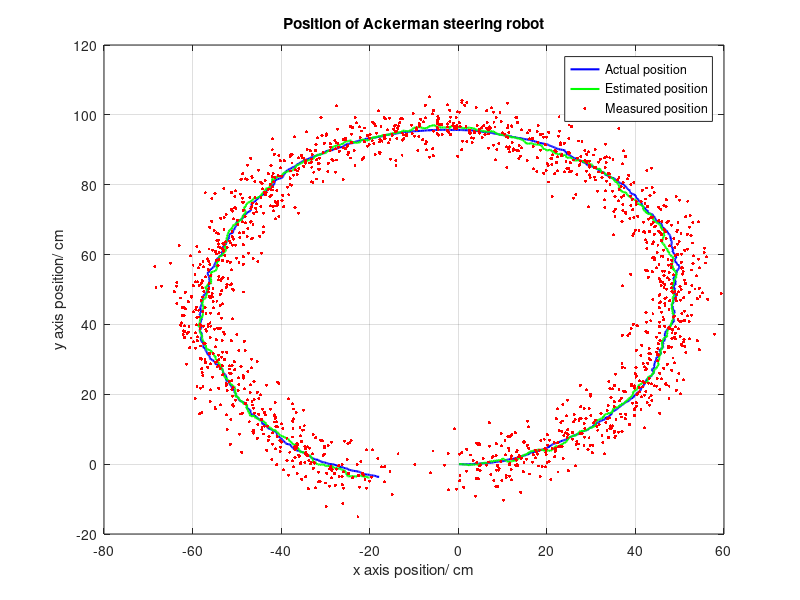
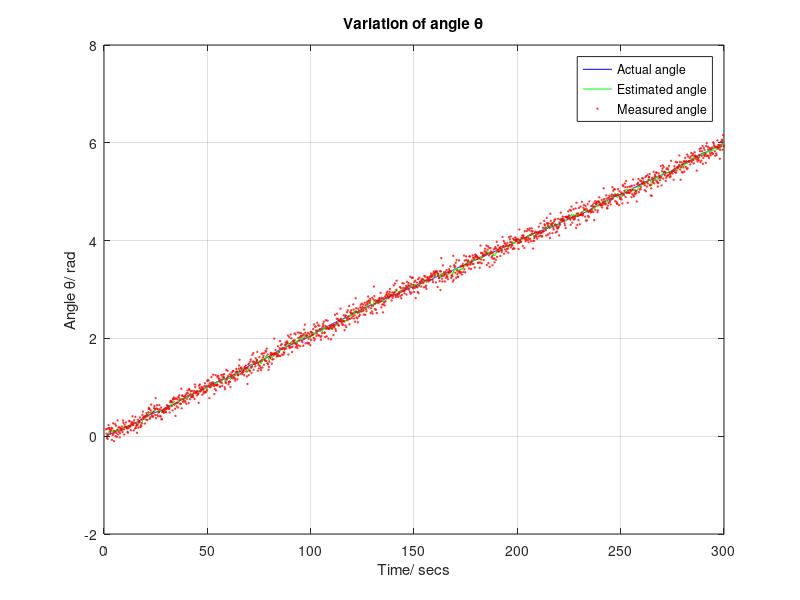
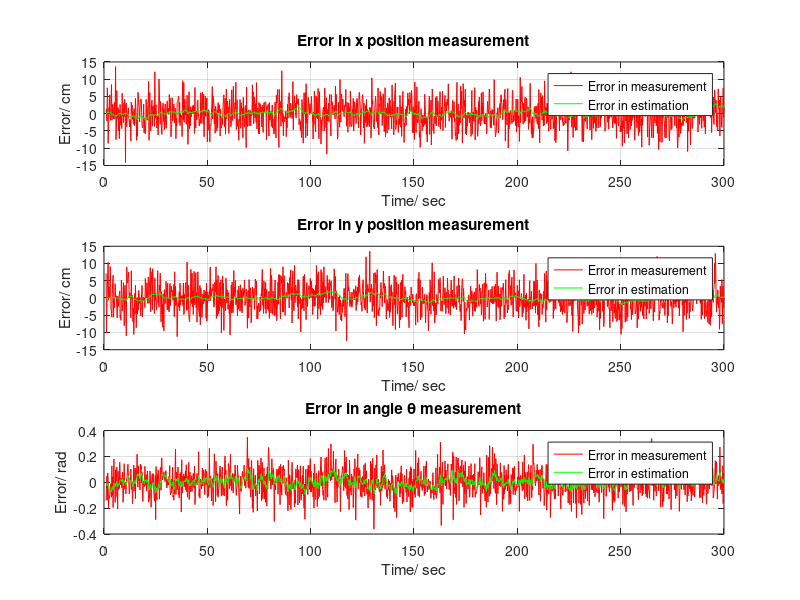

The MATLAB script that drew these images, in order:
clc; clear all;
%%% Ackermann steering model of robot simulation
%%% Inputs 
% dur - Duration of simulation (secs)
% dt - time step (secs)
% phi - angle of turn (radians)
%L = length of robot (cm)
dur = 300;
dt = 0.2;
phi = 0.1;
L = 5;

%Noise parameters
measnois_dis = 4;       %SD of distance Measurement noise
measnois_ang = 0.1;     %SD of angle Measurement noise
velnois = 0.7;             %SD of Velocity input noise
% u = 10;     %Velocity of 10 cm/s

%System model
x = [0;0;0];    %Initial condition
xhat = [0;0;0]; %Initial estimatd
A = eye(3);     %System matrix
B = diag([dt; dt; tan(phi)*dt/L]);    %Input matrix
C = eye(3);     %Output matrix

R = diag([measnois_dis^2, measnois_dis^2, measnois_ang^2]);  %Measurement noise cov mat 
Q = diag([(velnois*dt)^2, (velnois*dt)^2, (velnois*dt)^2*tan(phi)/L]);  %Process noise cov mat
P = Q;      % State/Error covariance matrix

%Plotting parameters
pos = [];
poshat = [];
posmeas = [];

for t = 1:dt:dur
    u = [cos(x(3)); sin(x(3)); 1];
    %Process noisy model
    processnois = velnois* [dt*cos(measnois_ang)*randn; dt*sin(measnois_ang)*randn; dt*tan(phi)*randn/L];
    x = A*x + B*u + processnois;
    
    %Measurement noisy model
    measnois = [measnois_dis*randn; measnois_dis*randn; measnois_ang*randn];
    y = C*x + measnois;
    
    %%% Kalman Filter equations %%%
    
    %% Prediction step
    
    % A priori estimate
    xhat = A*xhat + B*u;   
    % State/Error covariance matrix update
    P = A*P*A' + Q;         
    
    %% Update step
    
    %inverse matrix for Kalman gain
    invmat = C*P*C' + R;    
    %Kalman gain
    K = P*C'*inv(invmat); 
    %Error vec for estimate update
    err_vec = y - C*xhat;   
    %Estimate update
    xhat = xhat + K*(err_vec);
    %Covariance of state matrix
    n = length(K*C);
    P = (eye(n) - K*C)*P;
    
    
    % State updates for plotting
    pos = [pos; x(1), x(2), x(3)];
    poshat = [poshat; xhat(1), xhat(2), xhat(3)];
    posmeas = [posmeas; y(1), y(2), y(3)];
    
end

t = 1:dt:dur;

%Plots
figure();
plot(pos(:,1),pos(:,2),'color',[0, 0, 1],'Linewidth', 1.5)
hold on
plot(poshat(:,1),poshat(:,2),'g-', 'Linewidth', 1.5)
scatter(posmeas(:,1), posmeas(:,2),5,'r','filled')
legend('Actual position', 'Estimated position','Measured position');
xlabel('x axis position/ cm');
ylabel('y axis position/ cm');
title('Position of Ackerman steering robot')
grid on;

figure()
plot(t, pos(:,3), 'b-', t, poshat(:,3), 'g-', t, posmeas(:,3),'ro', 'MarkerSize',1);
legend('Actual angle', 'Estimated angle','Measured angle');
xlabel('Time/ secs');
ylabel('Angle \theta/ rad');
title('Variation of angle \theta')
grid on;

figure();
subplot(3,1,1)
plot(t, pos(:,1)-posmeas(:,1),'r-', t, pos(:,1)-poshat(:,1), 'g-');
legend('Error in measurement', 'Error in estimation');
grid on;
xlabel('Time/ sec');
ylabel('Error/ cm');
title('Error in x position measurement');

subplot(3,1,2)
plot(t, pos(:,2)-posmeas(:,2),'r-', t, pos(:,2)-poshat(:,2), 'g-');
legend('Error in measurement', 'Error in estimation');
grid on;
xlabel('Time/ sec');
ylabel('Error/ cm');
title('Error in y position measurement');

subplot(3,1,3)
plot(t, pos(:,3)-posmeas(:,3),'r-', t, pos(:,3)-poshat(:,3), 'g-');
legend('Error in measurement', 'Error in estimation');
grid on;
xlabel('Time/ sec');
ylabel('Error/ rad');
title('Error in angle \theta measurement');
